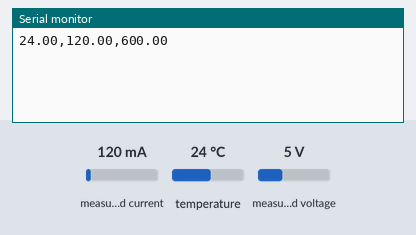
Bench run of a sketch on a simulated ESP32-S3. Shown: the last lines printed to the serial monitor. The inputs (shaded band) are chosen by the test bench; at power-on: measured current 120 mA, temperature 24 °C, measured voltage 5 V.

Above: at 1.5 s.
1.6 s: measured current set to 40 mA
At 2.9 s:
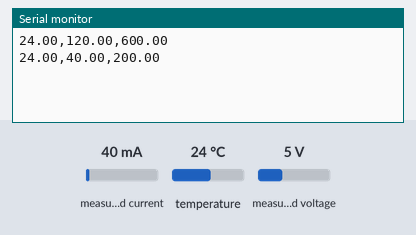
3.1 s: temperature set to 12 °C
At 4.3 s:
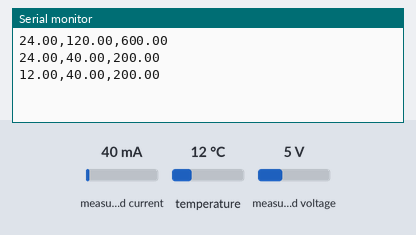
4.6 s: measured voltage set to 0.3 V
At 5.5 s:
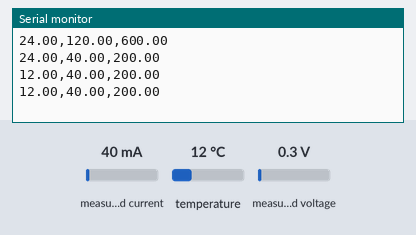
6.1 s: temperature set to 19 °C
At 7.5 s:
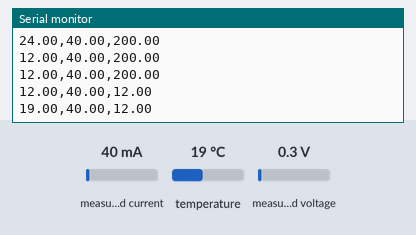
7.6 s: measured current set to 500 mA
At 9.4 s:
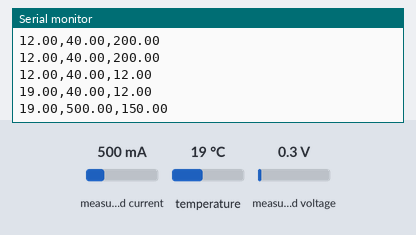
Timing chart, 0 to 10.1 s (numbered marks = the images above; inputs shaded):
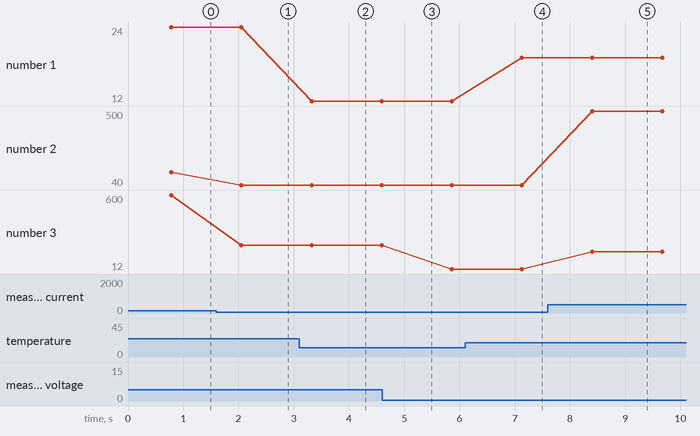

Measured:
- after the input at 1.6 s, the serial monitor: prints a new line after 0.45 s (image 1)
- after the input at 3.1 s, the serial monitor: prints a new line after 0.22 s (image 2)
- after the input at 6.1 s, the serial monitor: prints a new line after 1.0 s (image 4)
- after the input at 7.6 s, the serial monitor: prints a new line after 0.80 s (image 5)
- plotted number 1: 24 → 12 after the input at 3.1 s, 12 → 19 after the input at 6.1 s
- plotted number 2: 120 → 40 after the input at 1.6 s, 40 → 500 after the input at 7.6 s
- plotted number 3: 600 → 200 after the input at 1.6 s, 12 → 150 after the input at 7.6 s

The sketch:

ESP32S3_Motor_Values_Sent_To_Edge_Impulse.ino
```cpp
#include <Wire.h>
#include <Adafruit_INA219.h>
#include <OneWire.h>
#include <DallasTemperature.h>

// Create sensor objects
Adafruit_INA219 ina219;
#define ONE_WIRE_BUS 5
OneWire oneWire(ONE_WIRE_BUS);
DallasTemperature sensors(&oneWire);

void setup() {
  Serial.begin(115200);

  // Manually specify I2C pins for ESP32-S3
  Wire.begin(21, 20);  // SDA, SCL

  // Initialize INA219 with custom Wire instance
  if (!ina219.begin(&Wire)) {
    Serial.println("Failed to find INA219 chip");
    while (1) delay(10);
  }

  sensors.begin();
}

void loop() {
  sensors.requestTemperatures();
  float temperatureC = sensors.getTempCByIndex(0);

  float current_mA = ina219.getCurrent_mA();
  float power_mW = ina219.getPower_mW();

  // temperatureC+=20;

  // Print only raw numbers as CSV
  Serial.print(temperatureC); Serial.print(",");
  Serial.print(current_mA);   Serial.print(",");
  Serial.println(power_mW);

  delay(500);  // ~2 samples/sec
}
```
